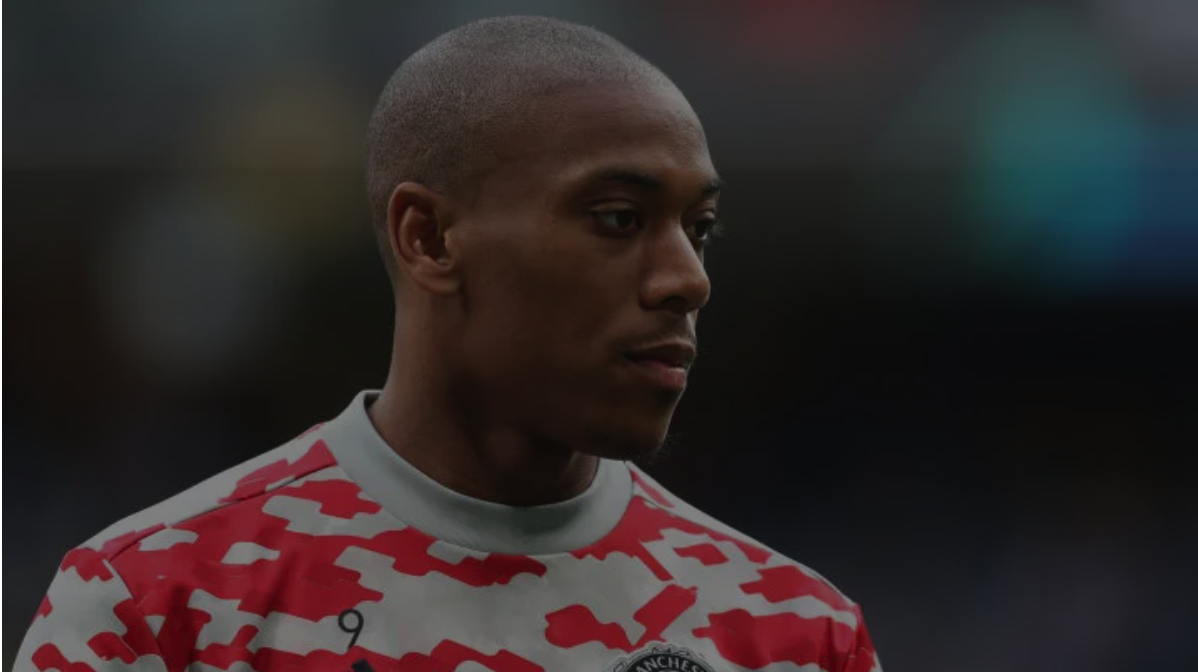
#> input picture images/trash.png, 1198 x 672 px, found by its file name
$ python p60_openCv.py
#> lines starting #> are read from the running program, lines starting #| are printed output that depends on the picture; after the words box and inside, x2 and y2 are one past the last pixel; in counts of white or black regions, pixels touching at a corner belong together
# file: p60_openCv.py
# desc: OpenCV 이미지 처리 ~계속

import cv2

image = cv2.imread('./images/trash.png', cv2.IMREAD_UNCHANGED) # 원본 이미지
#> image is the input picture: shape (672, 1198, 4); mean B, G, R, A 41.6, 41.4, 48.8, 255
dst = cv2.flip(image, 0) # 0번은 위아래 반전, 1번은 좌우반전
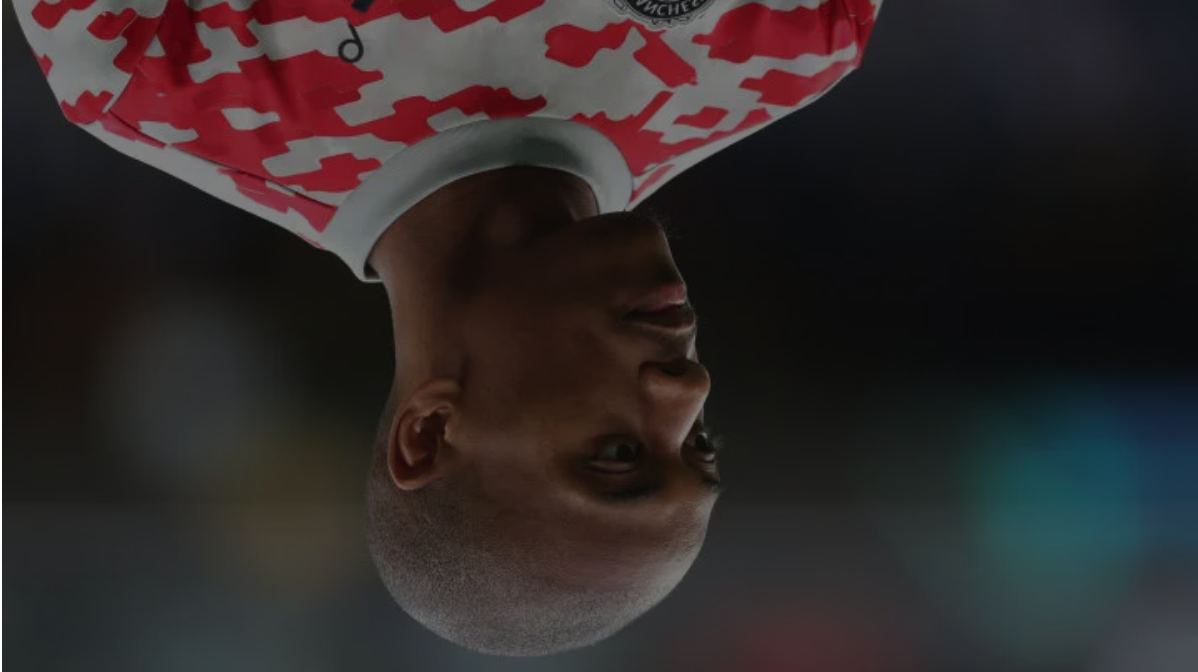
#> dst: shape (672, 1198, 4); mean B, G, R, A 41.6, 41.4, 48.8, 255

height, width, channel = image.shape
#> height = 672; width = 1198; channel = 4
matrix = cv2.getRotationMatrix2D((width/2, height/2), 90, 1) # 이미지의 중앙기준 회전

# cv2.getRotationMatrix2D(center, angle, scale) -> retval
# center: 회전 중심 좌표. (x, y) 튜플.
# angle: (반시계 방향) 회전 각도(degree). 음수는 시계 방향.
# scale: 추가적인 확대 비율
# retval: 2x3 어파인 변환 행렬. 실수형.

thrd = cv2.warpAffine(image, matrix, (width, height))
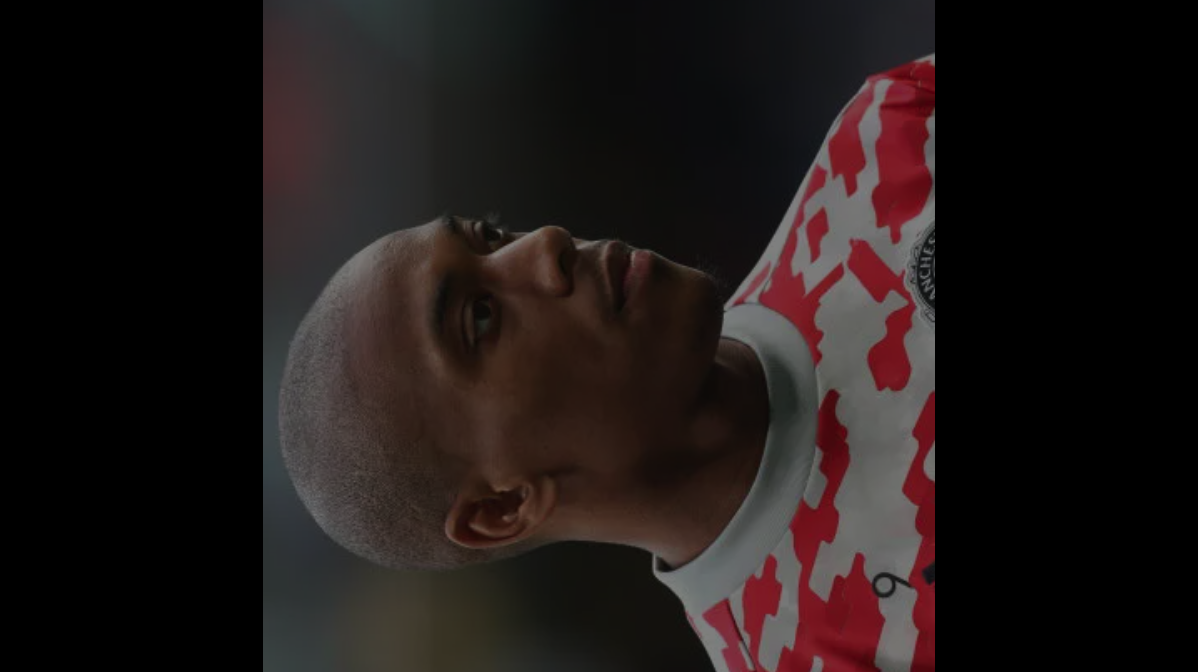
#> thrd: shape (672, 1198, 4); mean B, G, R, A 23.2, 24, 31.3, 143

reversed = cv2.bitwise_not(image) # 색상 반전
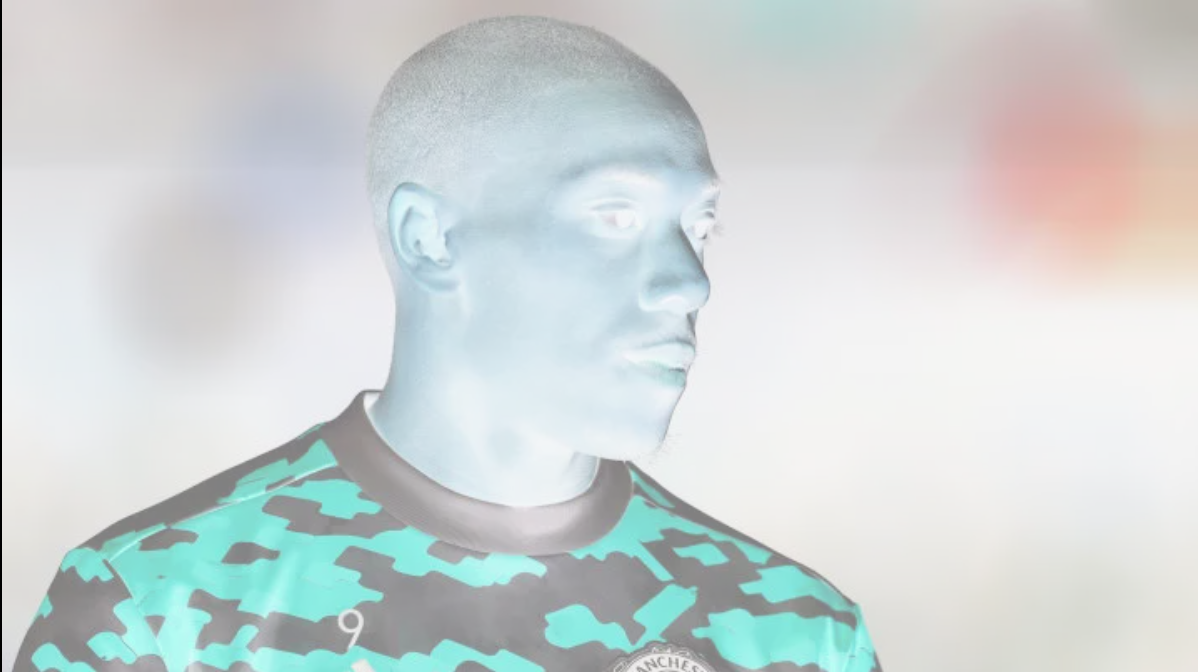
#> reversed: shape (672, 1198, 4); mean B, G, R, A 213.4, 213.6, 206.2, 0
gray = cv2.cvtColor(image, cv2.COLOR_BGR2GRAY) # BGR 컬러 이미지를 그레이 스케일로 변환
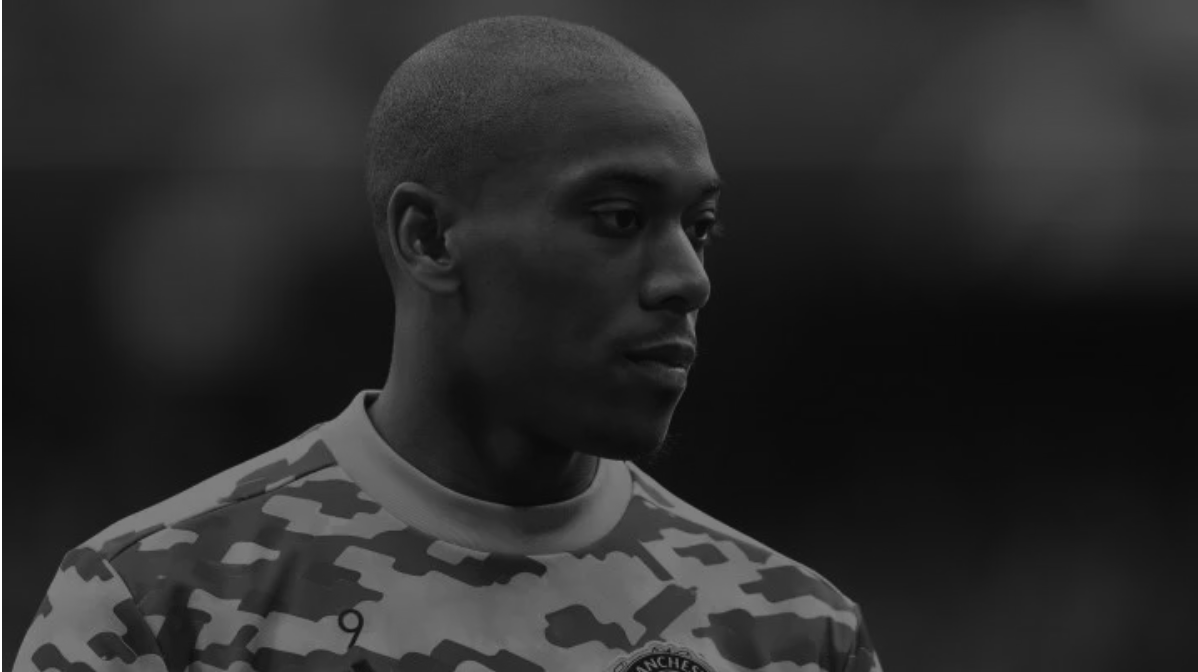
#> gray: shape (672, 1198); min 7, max 255, mean 43.6
ret, bny = cv2.threshold(gray, 100, 255, cv2.THRESH_BINARY) # 이진화
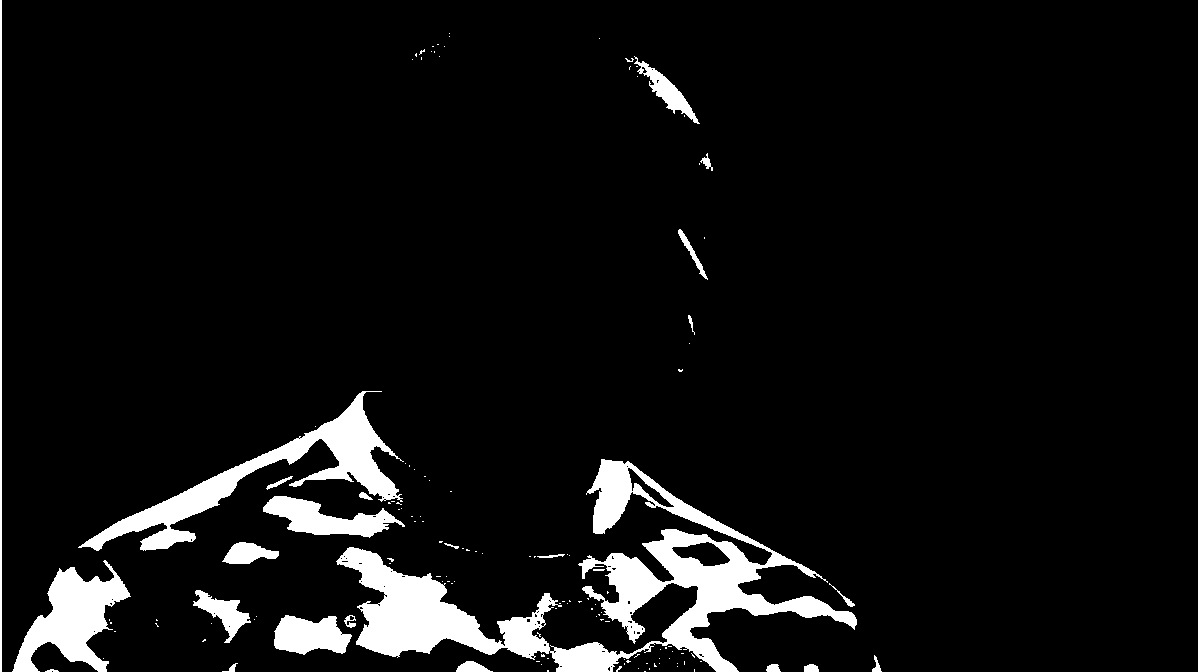
#> bny: shape (672, 1198); 6.7% white; 135 white regions (110 under 20 px), largest, box (x1, y1, x2, y2) and area: (336, 459, 857, 672) 27365, (78, 391, 404, 551) 9515, (12, 560, 131, 672) 5959

cv2.imshow('trash', image) # 원본
cv2.imshow('Best trash', dst) # 위아래 반전
cv2.imshow('Rocation', thrd) # 회전
cv2.imshow('Reversed', reversed) # 색상 반전
cv2.imshow('Gray', gray) # 흑백
cv2.imshow('Binary', bny) # 이진화

cv2.waitKey(0)
cv2.destroyAllWindows()
